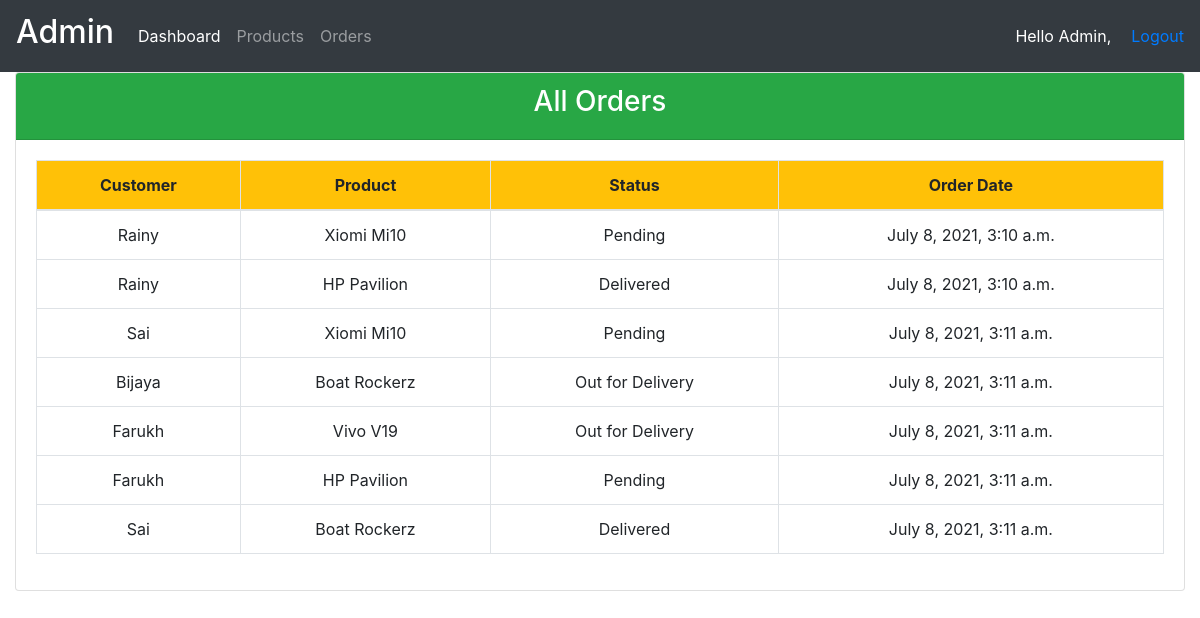
Page /orders/ (signed in) on the committed database.
### accounts/models.py (models this page shows)
class Orders(models.Model):
    STATUS_CHOICES = (
        ('Delivered', 'Delivered'),
        ('Pending', 'Pending'),
        ('OutforDelivery', 'OutforDelivery')
    )
    customer = models.ForeignKey(Customer,null=True,on_delete=models.CASCADE)
    product = models.ForeignKey(Products,null=True,on_delete=models.CASCADE)
    status = models.CharField(choices=STATUS_CHOICES,max_length=100)
    created_date = models.DateField(auto_now=True,null=True)

class Customer(models.Model):
    first_name = models.CharField(max_length=50,null=True,blank=True)
    last_name = models.CharField(max_length=50,null=True,blank=True)
    email = models.EmailField(max_length=50,null=True,blank=True)
    mobile = models.BigIntegerField(null=True,blank=True)
    location = models.CharField(max_length=50,null=True,blank=True)
    def __str__(self):
        return self.first_name

class Products(models.Model):
    CATAGORY_CHOICE = (
        ('Indoor','Indoor'),
        ('Outoor','Outoor'),
        ('Anywhere','Anywhere')
    )
    name = models.CharField(max_length=50)
    price = models.IntegerField()
    description = models.CharField(max_length=100)
    order_date = models.DateField(auto_now=True)
    category = models.CharField(choices=CATAGORY_CHOICE,max_length=100)
    def __str__(self):
        return self.name

### accounts/decorators.py (the view)
        def wrapper_function(request,*args,**kwargs):
            group = None
            if request.user.groups.exists():
                group = request.user.groups.all()[0].name
            if group in allowed_roles:
                return view_function(request,*args,**kwargs)
            else:
                return HttpResponse('You are not autherized to view this page')

### accounts/views.py (called while the page is built)
@login_required(login_url='login')
@allowed_users(allowed_roles=['admin'])
def orders(request):
    orders = Orders.objects.all()
    context = {'orders':orders}
    return render(request,'accounts/orders.html',context)

### templates/accounts/orders.html
{% extends 'accounts/base.html' %}
{% block content %}
<div class="container-fluid">
<div class="row">
    <div class="col-md-12">
        <div class="card">
            <div class="card-header bg-success text-center text-white">
                <h3>All Orders</h3>
            </div>
            <div class="card-body">
                <table class="table table-bordered text-center">
                    <thead class="bg-warning">
                    <tr>
                        <th>Customer</th>
                        <th>Product</th>
                        <th>Status</th>
                        <th>Order Date</th>
                    </tr>
                    </thead>
                    <tbody>
                    {% for order in orders %}
                        <tr>
                        <td>{{ order.customer }}</td>
                        <td>{{ order.product }}</td>
                        <td>{{ order.status}}</td>
                        <td>{{ order.created_date }}</td>
                        </tr>
                    {% endfor %}
                    </tbody>
                </table>
            </div>
        </div>
    </div>
</div>
</div>
{% endblock %}

### templates/accounts/navbar.html (shortened to what this page needs)
<!DOCTYPE html>
<html lang="en">
<head>
</head>
<body>
{% block content %}
<nav class="navbar navbar-expand-lg navbar-dark bg-dark">
  <a class="navbar-brand" href="#"><h2>{{ request.user|title }}</h2></a>
  <div class="collapse navbar-collapse" id="navbarNav">
    <ul class="navbar-nav">
      {% if request.user.is_staff %}
      <li class="nav-item active">
        <a class="nav-link" href="{% url 'home' %}">Dashboard</a>
      </li>
      <li class="nav-item">
        <a class="nav-link" href="{% url 'products' %}">Products</a>
      </li>
      <li class="nav-item">
        <a class="nav-link" href="{% url 'orders' %}">Orders</a>
      </li>
      {% else %}
        <li class="nav-item">
        <a class="nav-link" href="#">Profile</a>
      </li>
      {% endif %}
    </ul>
  </div>
    <span id="user1">Hello {{ request.user|capfirst }},</span>
    <span id="lg1"><a href="{% url 'logout' %}">Logout</a></span>
</nav>
{% endblock %}
</body>
</html>

### templates/accounts/navbar.html (style rules this page uses)
#user1 { color: white; }
#lg1 { color: white; margin-left: 20px; }

### rows in the picture
Orders: customer "Rainy", product "Xiomi Mi10", status "Pending", created_date "July 8, 2021, 3:10 a.m."
Orders: customer "Rainy", product "HP Pavilion", status "Delivered", created_date "July 8, 2021, 3:10 a.m."
Orders: customer "Sai", product "Xiomi Mi10", status "Pending", created_date "July 8, 2021, 3:11 a.m."
Orders: customer "Bijaya", product "Boat Rockerz", status "Out for Delivery", created_date "July 8, 2021, 3:11 a.m."
Orders: customer "Farukh", product "Vivo V19", status "Out for Delivery", created_date "July 8, 2021, 3:11 a.m."
Orders: customer "Farukh", product "HP Pavilion", status "Pending", created_date "July 8, 2021, 3:11 a.m."
Orders: customer "Sai", product "Boat Rockerz", status "Delivered", created_date "July 8, 2021, 3:11 a.m."

### other values in the picture
{{ request.user|title }} "Admin"
{{ request.user|capfirst }} "Admin"
